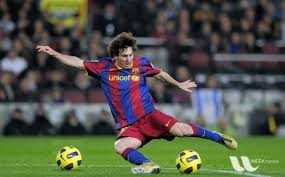
#> input picture OpenCV/messi.jpg, 285 x 177 px
$ python foregroundExtraction.py
#> lines starting #> are read from the running program, lines starting #| are printed output that depends on the picture
import cv2
import numpy as np
import matplotlib.pyplot as plt

img = cv2.imread('messi.jpg')
#> img is the input picture: shape (177, 285, 3); mean B, G, R 72.5, 85.7, 82.4
mask = np.zeros(img.shape[:2], np.uint8)
print(img.shape)
#| (177, 285, 3)
bgdModel = np.zeros((1,65), np.float64)
fgdModel = np.zeros((1,65), np.float64)


rect = (10, 10, 200, 190)

cv2.grabCut(img, mask, rect, bgdModel, fgdModel, 5, cv2.GC_INIT_WITH_RECT)
mask2 = np.where((mask==2) | (mask==0), 0, 1).astype('uint8')
img = img * mask2[:,:,np.newaxis]
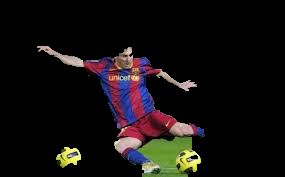
#> img: shape (177, 285, 3); mean B, G, R 15.3, 15.9, 19.6
plt.imshow(img)
plt.colorbar()
plt.show()
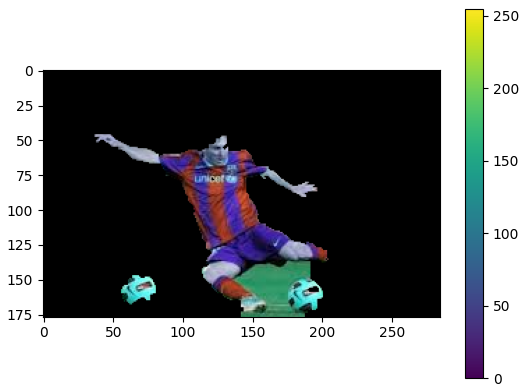
#> figure drawn by matplotlib, 2 panels; B, G, R data is drawn as R, G, B
